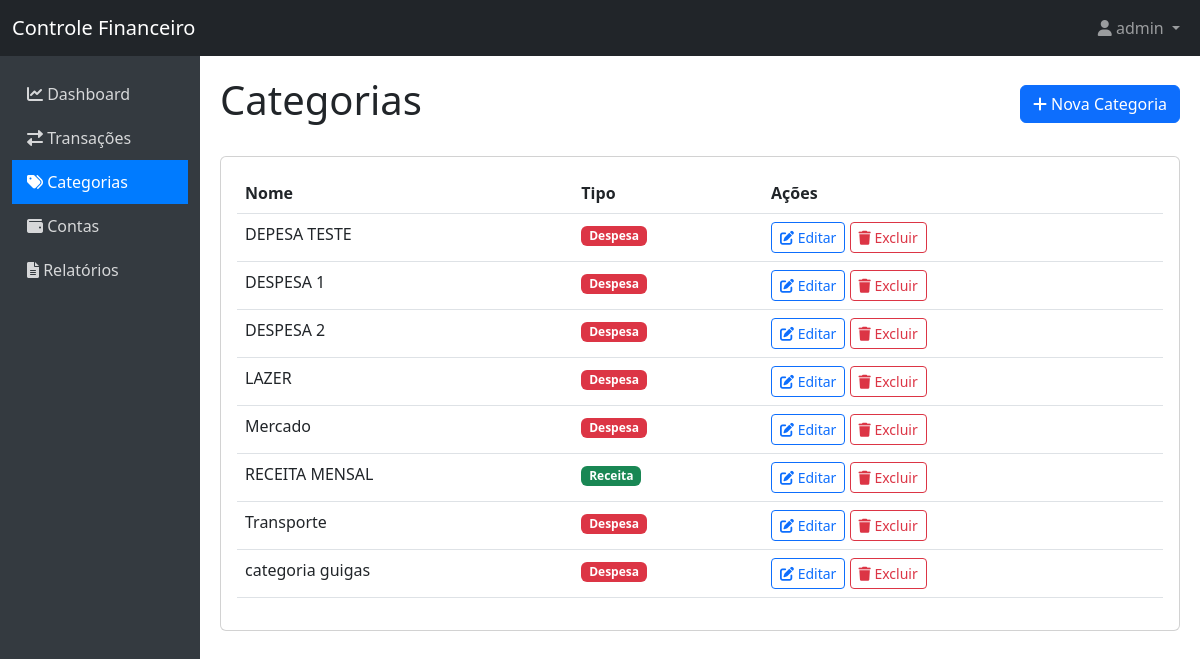
Page /categorias/ (signed in) on the earlier database version.
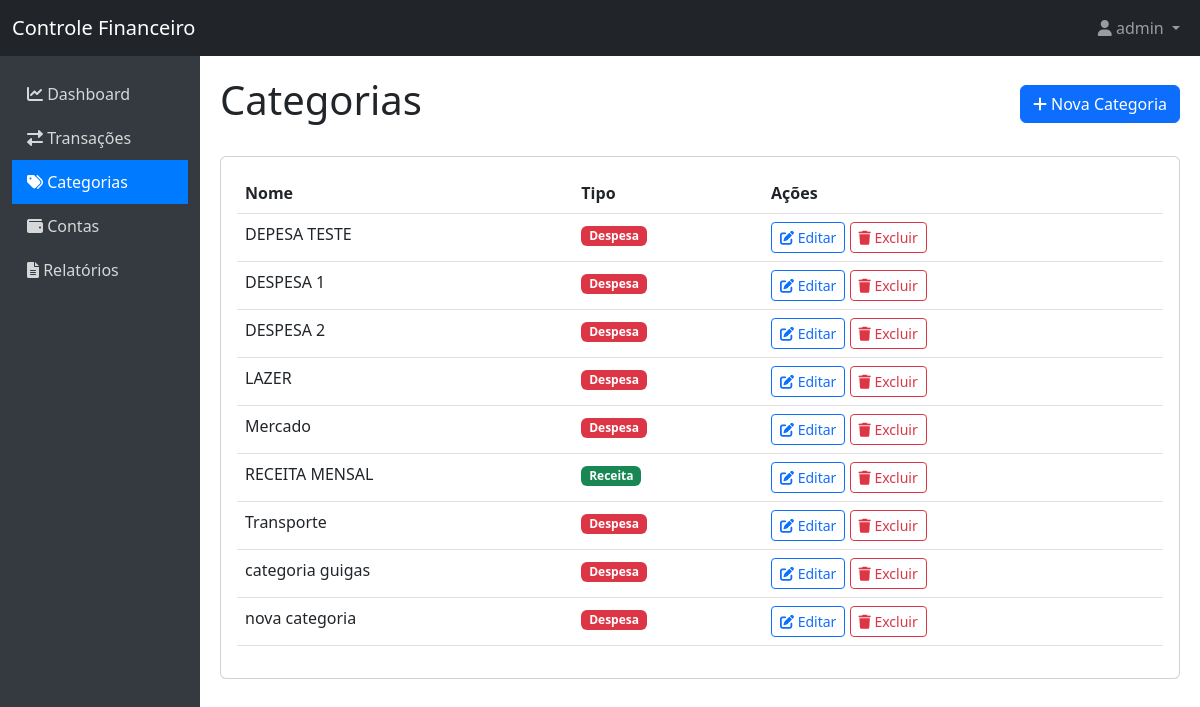
Same page on the later database version.
### controle/models.py (models this page shows, shortened)
class Categoria(models.Model):
    TIPO_CHOICES = (
        ('R', 'Receita'),
        ('D', 'Despesa'),
    )
    nome = models.CharField(max_length=100)
    tipo = models.CharField(max_length=1, choices=TIPO_CHOICES)
    usuario = models.ForeignKey(User, on_delete=models.CASCADE)
    class Meta:
        verbose_name = 'Categoria'
        verbose_name_plural = 'Categorias'
        ordering = ['nome']

### controle/views.py (the view)
# urls.py: path('categorias/', views.lista_categorias, name='lista_categorias'),
@login_required
def lista_categorias(request):
    categorias = Categoria.objects.filter(usuario=request.user)
    return render(request, 'controle/lista_categorias.html', {'categorias': categorias})

### controle/templates/controle/lista_categorias.html
{% extends 'controle/base.html' %}
{% block content %}
<div class="d-flex justify-content-between align-items-center mb-4">
    <h1>Categorias</h1>
    <a href="{% url 'controle:nova_categoria' %}" class="btn btn-primary">
        <i class="fas fa-plus"></i> Nova Categoria
    </a>
</div>
<div class="card">
    <div class="card-body">
        {% if categorias %}
        <div class="table-responsive">
            <table class="table table-hover">
                <thead>
                    <tr>
                        <th>Nome</th>
                        <th>Tipo</th>
                        <th>Ações</th>
                    </tr>
                </thead>
                <tbody>
                    {% for categoria in categorias %}
                    <tr>
                        <td>{{ categoria.nome }}</td>
                        <td>
                            {% if categoria.tipo == 'R' %}
                            <span class="badge bg-success">Receita</span>
                            {% else %}
                            <span class="badge bg-danger">Despesa</span>
                            {% endif %}
                        </td>
                        <td>
                            <a href="{% url 'controle:editar_categoria' categoria.id %}" class="btn btn-sm btn-outline-primary">
                                <i class="fas fa-edit"></i> Editar
                            </a>
                            <a href="{% url 'controle:excluir_categoria' categoria.id %}" class="btn btn-sm btn-outline-danger">
                                <i class="fas fa-trash"></i> Excluir
                            </a>
                        </td>
                    </tr>
                    {% endfor %}
                </tbody>
            </table>
        </div>
        {% else %}
        <p class="text-muted">Nenhuma categoria cadastrada.</p>
        {% endif %}
    </div>
</div>
{% endblock %}

Differences in the rows shown:
added Categoria: nome "nova categoria", tipo "Despesa"
